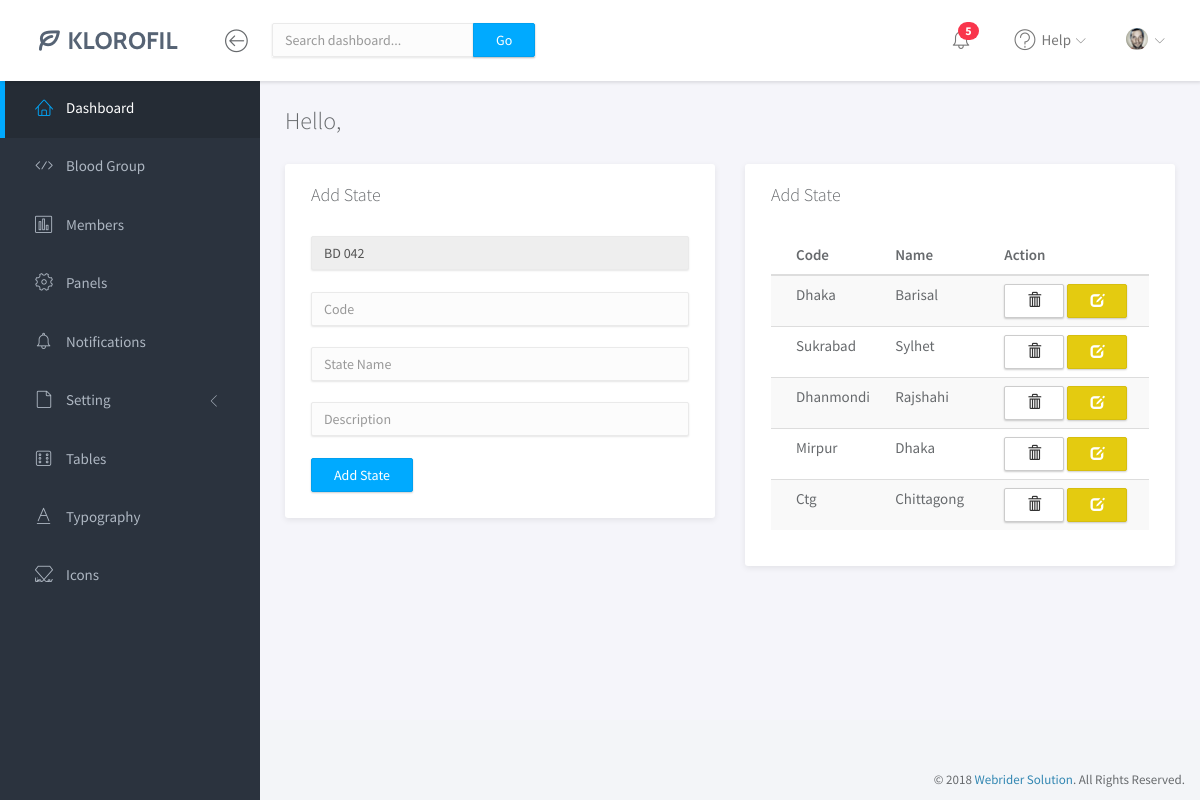
/admin/state.php (signed in), run on the app's committed database.
### tables this page shows
CREATE TABLE `state` (
  `state_id` int(100) NOT NULL,
  `state_code` varchar(100) DEFAULT NULL,
  `state_name` varchar(100) DEFAULT NULL,
  `description` varchar(250) DEFAULT NULL
);

### admin/state.php (the view, shortened to what this page needs)
<?php
	include('template/header.php');
?>
<div class="main" >
			<div class="main-content">
				<div class="container-fluid">
					<h3 class="page-title">Hello, <?php echo $_SESSION['name'];?></h3>
					<div class="row">
						<div class="col-md-6">
						<?php
						$select = $connection->query("SELECT MAX(state_id) AS state_id FROM state");
						$fetch = $select->fetch_array();
						$serial = $fetch['state_id'] + 1;
						?>
							<div class="panel">
								<div class="panel-heading">
									<h3 class="panel-title">Add State</h3>
								</div>
								<div class="panel-body">
								<form action="" id="form" method="" enctype="multipart/form-data">
								<input class="form-control" name="serial" id="serial" value="<?php echo "BD 0" .  $serial;?>" type="text" disabled="">
									<br>
									<input class="form-control" name="code" id="code" placeholder="Code" type="text" required="">
									<br>
									<input class="form-control" name="state" id="state" placeholder="State Name" type="text" required="">
									<br>
									<input class="form-control" id="description" name="description" placeholder="Description" type="text" required="">
									<br>
									<button type="button" class="btn btn-primary" id="state" id="state" onclick="insertData();">Add State</button>
									</form>
								</div>
							</div>
						</div>
						<div class="col-md-6">
							<div class="panel">
								<div class="panel-heading">
									<h3 class="panel-title">Add State</h3>
								</div>
								<div class="panel-body">
									<table class="table table-striped">
										<thead>
											<tr>
												<th>Code</th>
												<th>Name</th>
												<th>Action</th>
											</tr>
										</thead>
										<tbody>
											<?php
												$select =$connection->query("SELECT * FROM state");
												while($fetch = $select->fetch_array()){ ?>
												<tr>
													<td><?php echo $fetch['state_code'];?></td>
													<td><?php echo $fetch['state_name'];?></td>
													<td><a href="#delete<?php echo $fetch['state_id']; ?>" data-toggle="modal" class="btn btn-default"><span class="glyphicon glyphicon-trash"></span></a>
													<a href="#edit<?php echo $fetch['state_id']; ?>" data-toggle="modal" class="btn btn-warning"><span class="glyphicon glyphicon-edit"></span></a>
													</td>
												</tr>
												<?php }
											?>
										</tbody>
									</table>
								</div>
							</div>
						</div>
					</div>
				</div>
			</div>
		</div>
	</div>
<?php
	include('template/footer.php');
?>

### admin/assets/css/main.css (style rules this page uses)
html { position: relative; min-height: 100%; }
body { background-color: #F3F5F8; font-family: "Source Sans Pro", sans-serif; font-size: 15px; color: #676a6d; }
a { color: #3287B2; }
th { font-weight: 600; }
.page-title { margin-top: 0; margin-bottom: 30px; font-weight: 300; }
#wrapper .main { -webkit-transition: all 0.3s ease-in-out; -moz-transition: all 0.3s ease-in-out; -ms-transition: all 0.3s ease-in-out; -o-transition: all 0.3s ease-in-out; transition: all 0.3s ease-in-out; width: calc(100% - 260px); left: 0; position: relative; float: right; background-color: #f5f5fa; }
#wrapper #sidebar-nav, #wrapper .main { padding-top: 80px; }
.main-content { padding: 28px 10px; }
.form-control { -moz-box-shadow: 0px 1px 2px 0 rgba(0, 0, 0, 0.1); -webkit-box-shadow: 0px 1px 2px 0 rgba(0, 0, 0, 0.1); box-shadow: 0px 1px 2px 0 rgba(0, 0, 0, 0.1); -webkit-border-radius: 2px; -moz-border-radius: 2px; border-radius: 2px; border-color: #eaeaea; background-color: #fcfcfc; }
.btn { -webkit-border-radius: 2px; -moz-border-radius: 2px; border-radius: 2px; -moz-box-shadow: 0px 1px 2px 0 rgba(0, 0, 0, 0.2); -webkit-box-shadow: 0px 1px 2px 0 rgba(0, 0, 0, 0.2); box-shadow: 0px 1px 2px 0 rgba(0, 0, 0, 0.2); padding: 6px 22px; }
.btn-primary { background-color: #00AAFF; border-color: #00a0f0; }
.btn-warning { background-color: #e4cb10; border-color: #d6be0f; }
.panel { -webkit-border-radius: 3px; -moz-border-radius: 3px; border-radius: 3px; -moz-box-shadow: 0 2px 6px rgba(0, 0, 0, 0.08); -webkit-box-shadow: 0 2px 6px rgba(0, 0, 0, 0.08); box-shadow: 0 2px 6px rgba(0, 0, 0, 0.08); background-color: #fff; margin-bottom: 30px; }
.panel .panel-heading, .panel .panel-body, .panel .panel-footer { padding-left: 25px; padding-right: 25px; }
.panel .panel-heading { padding-top: 20px; padding-bottom: 20px; position: relative; }
.panel .panel-heading .panel-title { margin: 0; font-size: 18px; font-weight: 300; }
.panel .panel-body { padding-top: 10px; padding-bottom: 15px; }
.panel .table > thead > tr > td:first-child, .panel .table > thead > tr > th:first-child, .panel .table > tbody > tr > td:first-child, .panel .table > tbody > tr > th:first-child, .panel .table > tfoot > tr > td:first-child, .panel .table > tfoot > tr > th:first-child { padding-left: 25px; }
.panel .table > thead > tr > td:last-child, .panel .table > thead > tr > th:last-child, .panel .table > tbody > tr > td:last-child, .panel .table > tbody > tr > th:last-child, .panel .table > tfoot > tr > td:last-child, .panel .table > tfoot > tr > th:last-child { padding-left: 25px; }

### data on the page
state: state_code "Dhaka", state_name "Barisal"
state: state_code "Sukrabad", state_name "Sylhet"
state: state_code "Dhanmondi", state_name "Rajshahi"
state: state_code "Mirpur", state_name "Dhaka"
state: state_code "Ctg", state_name "Chittagong"
